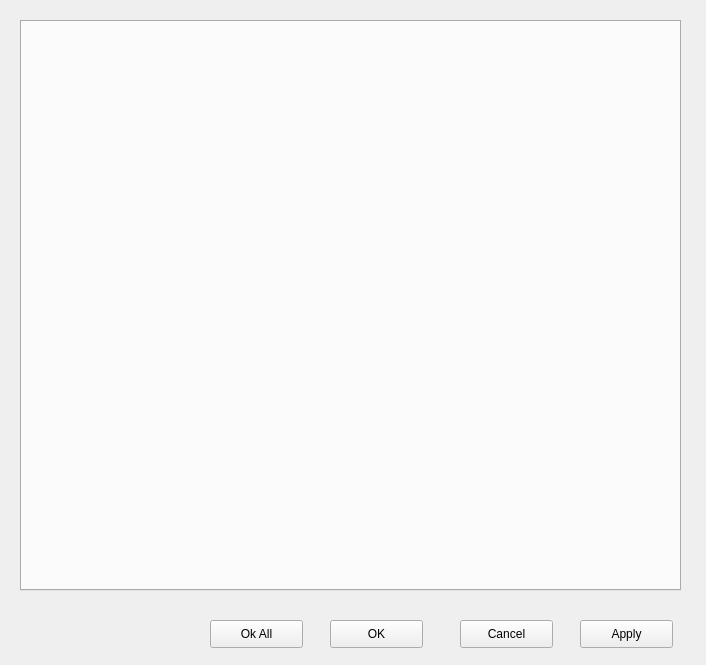
<?xml version="1.0" encoding="UTF-8"?>
<ui version="4.0">
 <class>PmCalendarDlg</class>
 <widget class="QWidget" name="PmCalendarDlg">
  <property name="windowModality">
   <enum>Qt::ApplicationModal</enum>
  </property>
  <property name="enabled">
   <bool>true</bool>
  </property>
  <property name="geometry">
   <rect>
    <x>0</x>
    <y>0</y>
    <width>706</width>
    <height>665</height>
   </rect>
  </property>
  <property name="sizePolicy">
   <sizepolicy hsizetype="MinimumExpanding" vsizetype="MinimumExpanding">
    <horstretch>0</horstretch>
    <verstretch>0</verstretch>
   </sizepolicy>
  </property>
  <property name="minimumSize">
   <size>
    <width>706</width>
    <height>665</height>
   </size>
  </property>
  <property name="maximumSize">
   <size>
    <width>706</width>
    <height>665</height>
   </size>
  </property>
  <property name="windowTitle">
   <string>PmCalendarDlg</string>
  </property>
  <property name="locale">
   <locale language="English" country="UnitedStates"/>
  </property>
  <widget class="QTabWidget" name="tabCalendar">
   <property name="geometry">
    <rect>
     <x>20</x>
     <y>20</y>
     <width>661</width>
     <height>571</height>
    </rect>
   </property>
   <property name="sizePolicy">
    <sizepolicy hsizetype="Fixed" vsizetype="Fixed">
     <horstretch>0</horstretch>
     <verstretch>0</verstretch>
    </sizepolicy>
   </property>
   <property name="maximumSize">
    <size>
     <width>16777214</width>
     <height>16777215</height>
    </size>
   </property>
   <property name="currentIndex">
    <number>-1</number>
   </property>
  </widget>
  <widget class="QPushButton" name="btnOkAll">
   <property name="geometry">
    <rect>
     <x>210</x>
     <y>620</y>
     <width>93</width>
     <height>28</height>
    </rect>
   </property>
   <property name="text">
    <string>Ok All</string>
   </property>
  </widget>
  <widget class="QPushButton" name="btnOk">
   <property name="geometry">
    <rect>
     <x>330</x>
     <y>620</y>
     <width>93</width>
     <height>28</height>
    </rect>
   </property>
   <property name="text">
    <string>OK</string>
   </property>
  </widget>
  <widget class="QPushButton" name="btnCancel">
   <property name="geometry">
    <rect>
     <x>460</x>
     <y>620</y>
     <width>93</width>
     <height>28</height>
    </rect>
   </property>
   <property name="text">
    <string>Cancel</string>
   </property>
  </widget>
  <widget class="QPushButton" name="btnApply">
   <property name="geometry">
    <rect>
     <x>580</x>
     <y>620</y>
     <width>93</width>
     <height>28</height>
    </rect>
   </property>
   <property name="text">
    <string>Apply</string>
   </property>
  </widget>
 </widget>
 <layoutdefault spacing="6" margin="11"/>
 <tabstops>
  <tabstop>tabCalendar</tabstop>
  <tabstop>btnOkAll</tabstop>
  <tabstop>btnOk</tabstop>
  <tabstop>btnCancel</tabstop>
  <tabstop>btnApply</tabstop>
 </tabstops>
 <resources/>
 <connections/>
</ui>
